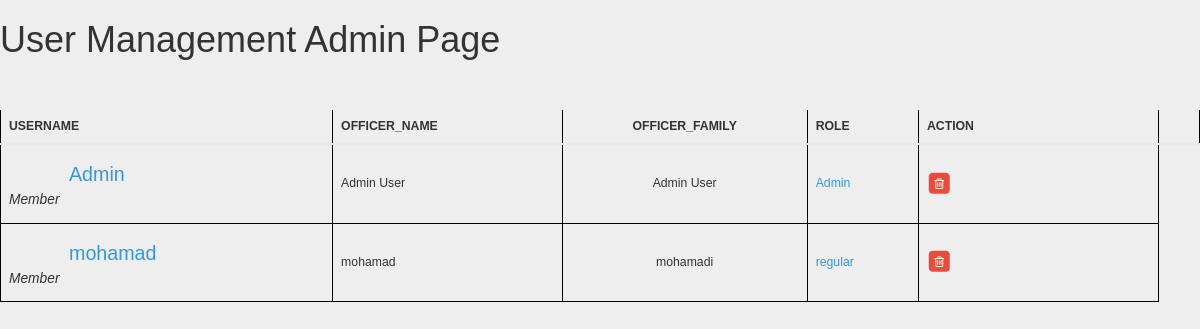
Page /adminController on the committed database.
### Model/EmployeeModel/User.py (models this page shows)
class User(Base):
    __tablename__ = 'user'
    user_list = []
    id = Column(Integer, primary_key=True, autoincrement=True)
    username = Column(String)
    password = Column(String)
    officer_name = Column(String)
    officer_family = Column(String)
    role=Column(String)

### app.py (the view)
@app.route('/adminController', methods=['GET'])
def show_admin_page():
    user_list = fetch_all_users()
    if len(user_list) == 0:
        return "We have not user to show"
    return render_template('login_pages/admin.html', user_list=user_list)

### Model/EmployeeModel/User.py (called while the page is built)
def fetch_all_users():
    user_list = []
    users = session.query(User).all()
    for user in users:
        print(user.id, user.username, user.password)
        user_list.append(user)
    session.commit()
    return user_list

### templates/login_pages/admin.html (shortened to what this page needs)
<!DOCTYPE html>
<html lang="en" xmlns="http://www.w3.org/1999/html">
<head>
    <link href="https://netdna.bootstrapcdn.com/bootstrap/3.2.0/css/bootstrap.min.css" rel="stylesheet">
</head>
<body>
<link rel="stylesheet" type="text/css" href="//netdna.bootstrapcdn.com/font-awesome/4.1.0/css/font-awesome.min.css">
<h1>User Management Admin Page</h1>
<table class="table user-list">
<thead>
<tr>
<th><span >Username</span></th>
<th><span>officer_name</span></th>
<th class="text-center"><span>officer_family</span></th>
<th><span>Role</span></th>
<th><span>Action</span></th>
<th>&nbsp;</th>
</tr>
</thead>
<tbody>
         {% for item in user_list %}
        <tr>
            <td>
                <a href="#" class="user-link">{{ item.username }}</a>
                <span class="user-subhead">Member</span>
            </td>
            <td>{{ item.officer_name }}</td>
            <td class="text-center">
                <span >{{ item.officer_family }}</span>
            </td>
            <td>
                <a href="#"><span> {{ item.role }}</span></a>
            </td>
            <td style="width: 20%;">
             <a id= "{{ item.id }}" onclick="deleteUserButton({{ item.id }})" href="#" class="table-link danger">
                <span class="fa-stack">
            <i class="fa fa-square fa-stack-2x"></i>
                <i class="fa fa-trash-o fa-stack-1x fa-inverse"></i>
            </span>
            </a>
            </td>
            </tr>
        {% endfor %}
</tbody>
</table>
</body>
</html>

### templates/login_pages/admin.html (style rules this page uses)
body { font-family: Arial, sans-serif; }
table { width: 100%; border-collapse: collapse; }
th, td { border: 1px solid black; padding: 8px; text-align: left; }
body { background:#eee; }
.table a.table-link.danger { color: #e74c3c; }
.user-list tbody td .user-subhead { font-size: 0.875em; font-style: italic; }
.user-list tbody td .user-link { display: block; font-size: 1.25em; padding-top: 3px; margin-left: 60px; }
a { color: #3498db; outline: none!important; }
.table thead tr th { text-transform: uppercase; font-size: 0.875em; }
.table thead tr th { border-bottom: 2px solid #e7ebee; }
.table tbody tr td:first-child { font-size: 1.125em; font-weight: 300; }
.table tbody tr td { font-size: 0.875em; vertical-align: middle; border-top: 1px solid #e7ebee; padding: 12px 8px; }

### rows in the picture
User: username "Admin", officer_name "Admin User", officer_family "Admin User", role "Admin"
User: username "mohamad", officer_name "mohamad", officer_family "mohamadi", role "regular"
